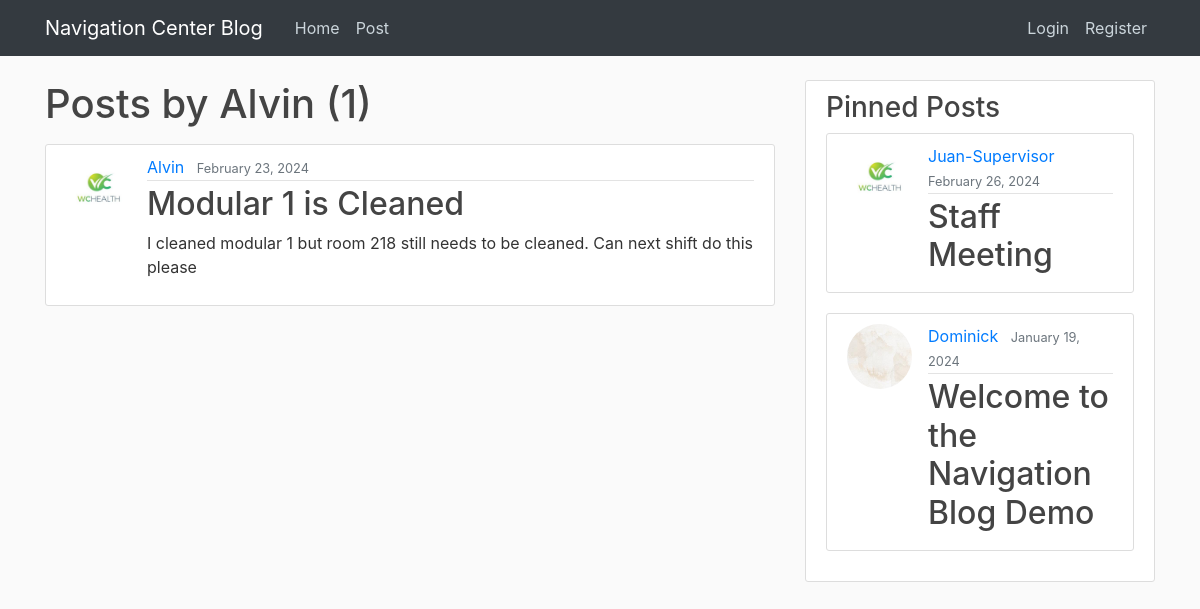
The app's page /user/Alvin with its own data.
### blog/models.py (models this page shows, shortened)
class Post(models.Model):
    title = models.CharField(max_length=100)
    content = models.TextField()
    date_posted = models.DateTimeField(default=timezone.now)
    author = models.ForeignKey(User, on_delete=models.CASCADE)
    pinned = models.BooleanField(default=False)

### users/models.py (models this page shows, shortened)
class Profile(models.Model):
    user = models.OneToOneField(User, on_delete=models.CASCADE)
    image = models.ImageField(default='default.jpg', upload_to='profile_pics')

### blog/views.py (the view)
# urls.py: path('user/<str:username>', UserPostListView.as_view(), name='user-posts'),
class UserPostListView(ListView):
    model = Post
    template_name = 'blog/user_posts.html'
    context_object_name = 'posts'
    paginate_by = 5
    def get_queryset(self):
        user = get_object_or_404(User, username=self.kwargs.get('username'))
        return Post.objects.filter(author=user).order_by('date_posted')
    def get_context_data(self, **kwargs):
        context = super().get_context_data(**kwargs)
        pinned_posts = Post.objects.filter(pinned=True).order_by('-date_posted')
        context['pinned_posts'] = pinned_posts
        return context

### blog/templates/blog/user_posts.html (shortened to what this page needs)
{% extends "blog/base.html" %}
{% block content %}
    <h1 class="mb-3">Posts by {{ view.kwargs.username }} ({{ page_obj.paginator.count }})</h1>
    {% for post in posts %}
        <article class="media content-section">
            <img class="rounded-circle article-img" src="{{ post.author.profile.image.url }}">
          <div class="media-body">
            <div class="article-metadata">
              <a class="mr-2" href="{% url 'user-posts' post.author.username %}">{{ post.author }}</a>
              <small class="text-muted">{{ post.date_posted|date:"F d, Y" }}</small>
            </div>
            <h2><a class="article-title" href="{% url 'post-detail' post.id %}">{{ post.title }}</a></h2>
            <p class="article-content">{{ post.content }}</p>
          </div>
        </article>
    {% endfor %}
{% endblock %}

### blog/templates/blog/base.html (shortened to what this page needs)
{% load static %}
<!DOCTYPE html>
<html lang="en">
<head>
    <link rel="stylesheet" href="https://cdn.jsdelivr.net/npm/bootstrap@4.4.1/dist/css/bootstrap.min.css">
    <link rel="stylesheet" type="text/css" href="{% static 'blog/main.css' %}">
</head>
<body>
    <header class="site-header">
      <nav class="navbar navbar-expand-md navbar-dark bg-dark fixed-top">
        <div class="container">
          <a class="navbar-brand mr-4 custom-green" href="{% url 'blog-home' %}">Navigation Center Blog</a>
          <div class="collapse navbar-collapse" id="navbarToggle">
            <div class="navbar-nav mr-auto">
              <a class="nav-item nav-link" href="{% url 'blog-home' %}">Home</a>
              <a class="nav-item nav-link" href="{% url 'post-create' %}">Post</a>
            </div>
            <div class="navbar-nav">
                {% if user.is_authenticated %}
                    <a class="nav-item nav-link" href="{% url 'profile' %}">Profile</a>
                    <a class="nav-item nav-link" href="{% url 'logout' %}">Logout</a>
                {% else %}
                    <a class="nav-item nav-link" href="{% url 'login' %}">Login</a>
                    <a class="nav-item nav-link" href="{% url 'register' %}">Register</a>
                {% endif %}
            </div>
          </div>
        </div>
      </nav>
    </header>
    <main role="main" class="container">
      <div class="row">
        <div class="col-md-8">
            {% block content %}{% endblock %}
        </div>
        <div class="col-md-4">
          <div class="content-section">
            <h3>Pinned Posts</h3>
              {% for post in pinned_posts %}
                    <article class="media content-section">
                        <img class="rounded-circle article-img" src="{{ post.author.profile.image.url }}">
                      <div class="media-body">
                        <div class="article-metadata">
                          <a class="mr-2" href="{% url 'user-posts' post.author.username %}">{{ post.author }}</a>
                          <small class="text-muted">{{ post.date_posted|date:"F d, Y" }}</small>
                        </div>
                        <h2><a class="article-title" href="{% url 'post-detail' post.id %}">{{ post.title }}</a></h2>
                      </div>
                    </article>
              {% endfor %}
          </div>
        </div>
      </div>
    </main>
</body>
</html>

### blog/static/blog/main.css (style rules this page uses)
body { background: #fafafa; color: #333333; margin-top: 5rem; }
h1, h2, h3, h4, h5, h6 { color: #444444; }
.site-header .navbar-nav .nav-link { color: #cbd5db; }
.content-section { background: #ffffff; padding: 10px 20px; border: 1px solid #dddddd; border-radius: 3px; margin-bottom: 20px; }
.article-title { color: #444444; }
.article-content { white-space: pre-line; }
.article-img { height: 65px; width: 65px; margin-right: 16px; }
.article-metadata { padding-bottom: 1px; margin-bottom: 4px; border-bottom: 1px solid #e3e3e3 }

### records on screen
Post: author.profile.image (placeholder picture), author "Alvin", date_posted "February 23, 2024", title "Modular 1 is Cleaned", content "I cleaned modular 1 but room 218 still needs to be cleaned. Can next shift do this please"
Post: author.profile.image (placeholder picture), author "Juan-Supervisor", date_posted "February 26, 2024", title "Staff Meeting"
Post: author.profile.image (picture), author "Dominick", date_posted "January 19, 2024", title "Welcome to the Navigation Blog Demo"

### other values on screen
{{ view.kwargs.username }} "Alvin"
{{ page_obj.paginator.count }} "1"
